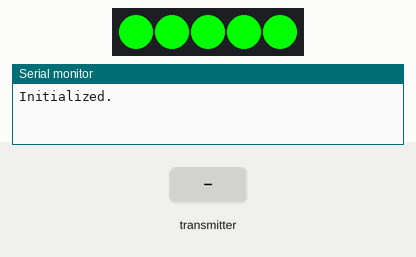
A sketch run on a simulated ESP8266 (NodeMCU). Parts: 5 RGB LEDs in strip order, left to right, the last lines printed to the serial monitor. The test bench sets the inputs (shaded band). Dim RGB values are drawn brighter than linear.

Above: at 1.2 s.
1.3 s: the transmitter starts sending health = 0
At 2.1 s:
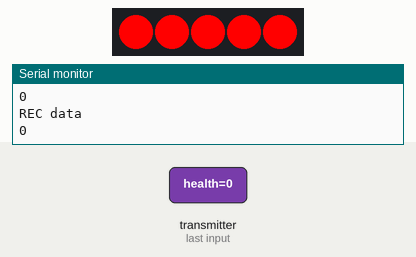
2.8 s: the transmitter starts sending health = 256
At 3.2 s:
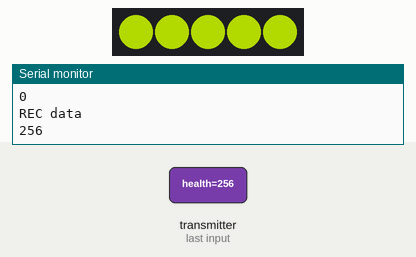
Timing chart, 0 to 5.8 s (numbered marks = the images above; inputs shaded):
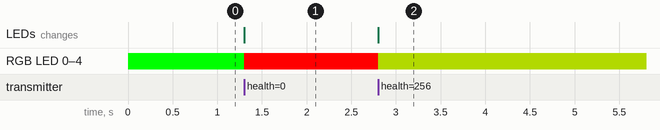

Measured:
- after the input at 1.3 s, RGB LED 0–4: RGB(0, 255, 0) → RGB(255, 0, 0) at once; the LEDs: change at once (image 1)
- after the input at 2.8 s, RGB LED 0–4: RGB(255, 0, 0) → RGB(115, 140, 0) at once; the LEDs: change at once (image 2)

The sketch:

Health_Value_Ambient.ino
```cpp
#include <ESP8266WiFi.h>
#include <espnow.h>
#include <FastLED.h>

// How many leds in your strip?
#define NUM_LEDS 5

#define DATA_PIN 4
#define CLOCK_PIN 13

// Define the array of leds
CRGB leds[NUM_LEDS];

boolean trigger = false;

int red = 0;
int green = 255;
int blue = 0;

int currentHealth = 0;
// Structure example to receive data
// Must match the sender structure
typedef struct healthStruct {
    int health;
} hs;

// Create a struct_message
hs health_S;

// Callback function that will be executed when data is received
void OnDataRecv(uint8_t * mac, uint8_t *incomingData, uint8_t len) {
  memcpy(&health_S, incomingData, sizeof(health_S));
  currentHealth  = health_S.health;
  Serial.println("REC data");
  Serial.println(currentHealth);
  trigger = true;
}


void setup() {
     Serial.begin(115200);
     FastLED.addLeds<UCS1903, DATA_PIN, BRG>(leds, NUM_LEDS);
       // Turn the LED on, then pause
     GreenToRedGradient(100);
     FastLED.show();
     WiFi.mode(WIFI_STA);
     WiFi.disconnect();        // we do not want to connect to a WiFi network

  if(esp_now_init() != 0) {
    Serial.println("ESP-NOW initialization failed");
    return;
  }

  esp_now_register_recv_cb(OnDataRecv);   // this function will get called once all data is sent

  Serial.println("Initialized.");
}

void loop() {

  if(trigger)
  {
     GreenToRedGradient(currentHealth);
     FastLED.show();
     delay(10);
     trigger = false;
  }
}

void GreenToRedGradient(double percentage)
{
    red = 255*(100-percentage)/100;
    green = 255*(percentage/100);
    blue = 0;
    for(int i = 0; i < 5; i++)
    {
      leds[i].red   = red;
      leds[i].green = green;
      leds[i].blue  = blue;
    }
}
```
